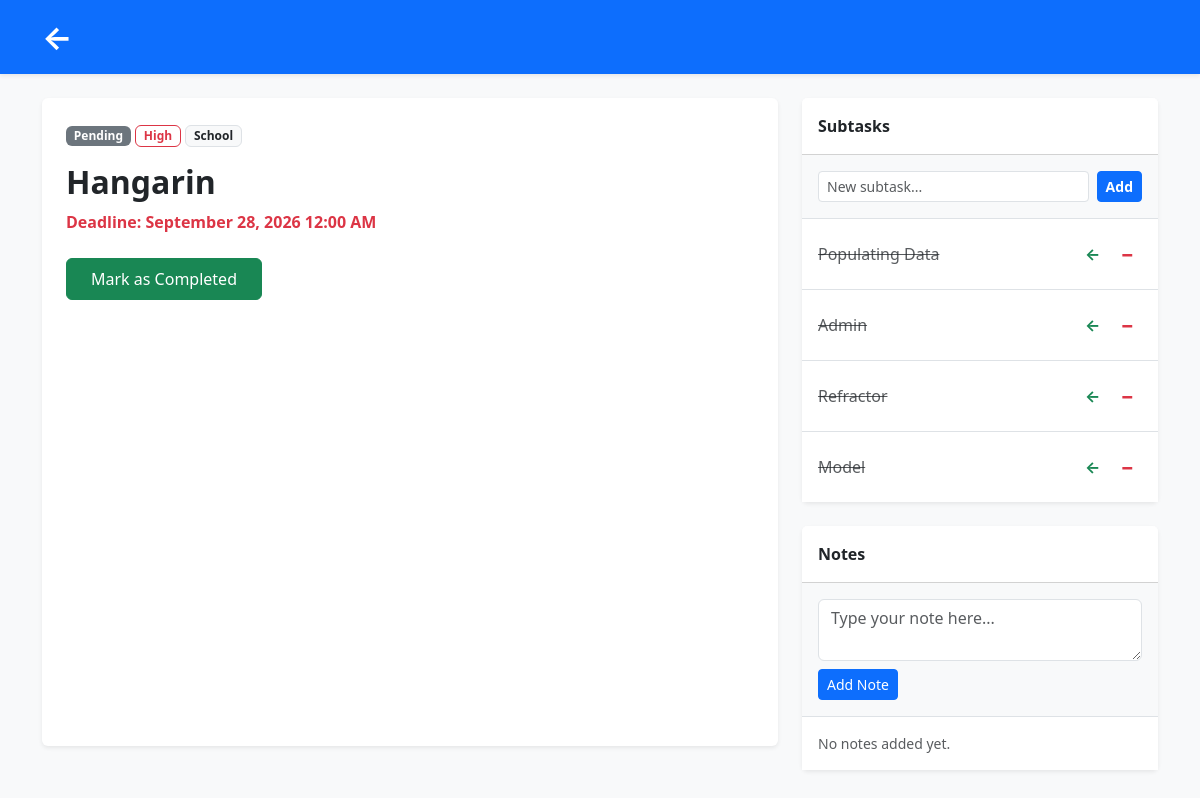
Page /task/14/ (signed in) on the committed database.
### tasks/models.py (models this page shows, shortened)
class BaseModel(models.Model):
    created_at = models.DateTimeField(auto_now_add=True)
    updated_at = models.DateTimeField(auto_now=True)
    class Meta:
        abstract = True

class Task(BaseModel):
    title = models.CharField(max_length=200)
    description = models.TextField()
    deadline = models.DateTimeField()
    status = models.CharField(max_length=50, choices=STATUS_CHOICES, default="Pending")
    category = models.ForeignKey(Category, on_delete=models.CASCADE)
    priority = models.ForeignKey(Priority, on_delete=models.CASCADE)
    user = models.ForeignKey(User, on_delete=models.CASCADE, null=True, blank=True)

class Priority(BaseModel):
    name = models.CharField(max_length=100)
    class Meta:
        verbose_name = "Priority"
        verbose_name_plural = "Priorities"

class Category(BaseModel):
    name = models.CharField(max_length=100)
    class Meta:
        verbose_name = "Category"
        verbose_name_plural = "Categories"

class SubTask(BaseModel):
    parent_task = models.ForeignKey(Task, on_delete=models.CASCADE)
    title = models.CharField(max_length=200)
    status = models.CharField(max_length=50, choices=STATUS_CHOICES, default="Pending")
    is_completed = models.BooleanField(default=False)

### tasks/views.py (the view, shortened to what this page needs)
# urls.py: path('task/<int:pk>/', views.task_detail, name='task_detail'),
@login_required
def task_detail(request, pk):
    task = get_object_or_404(Task, pk=pk, user=request.user)
    note_form = NoteForm()
    subtask_form = SubTaskForm()
    context = {
        'task': task,
        'subtasks': task.subtask_set.all(),
        'notes': task.note_set.all().order_by('-created_at'),
        'note_form': note_form,
        'subtask_form': subtask_form,
    }
    return render(request, 'tasks/task_detail.html', context)

### tasks/forms.py
class NoteForm(forms.ModelForm):
    class Meta:
        model = Note
        fields = ['content']
        widgets = {
            'content': forms.Textarea(attrs={'class': 'form-control', 'rows': 2, 'placeholder': 'Type your note here...'}),
        }

class SubTaskForm(forms.ModelForm):
    class Meta:
        model = SubTask
        fields = ['title']
        widgets = {
            'title': forms.TextInput(attrs={'class': 'form-control form-control-sm', 'placeholder': 'New subtask...'}),
        }

### tasks/templates/tasks/task_detail.html (shortened to what this page needs)
<!DOCTYPE html>
<html lang="en">
<head>
    <link href="https://cdn.jsdelivr.net/npm/bootstrap@5.3.0/dist/css/bootstrap.min.css" rel="stylesheet">
</head>
<body class="bg-light">
    <nav class="navbar navbar-dark bg-primary shadow-sm mb-4">
        <div class="container">
            <a class="navbar-brand fw-bold fs-2" href="{% url 'task_list' %}">&larr;</a>
        </div>
    </nav>
    <div class="container">
        <div class="row">
            <div class="col-lg-8 mb-4">
                <div class="card shadow-sm border-0 h-100">
                    <div class="card-body p-4">
                        <div class="mb-3">
                            <span class="badge bg-secondary">{{ task.status }}</span>
                            <span class="badge border border-danger text-danger">{{ task.priority.name }}</span>
                            <span class="badge bg-light text-dark border">{{ task.category.name }}</span>
                        </div>
                        <h2 class="fw-bold">{{ task.title }}</h2>
                        <p class="text-danger fw-bold mb-4">Deadline: {{ task.deadline|date:"F d, Y h:i A" }}</p>
                        {% if task.status != 'Completed' %}
                        <form action="{% url 'complete_task' task.pk %}" method="POST" class="mt-4">
                            <button type="submit" class="btn btn-success px-4 py-2">
                                Mark as Completed
                            </button>
                        </form>
                        {% endif %}
                    </div>
                </div>
            </div>
            <div class="col-lg-4">
                <div class="card shadow-sm border-0 mb-4">
                    <div class="card-header bg-white fw-bold py-3">
                        Subtasks
                    </div>
                    <div class="card-body bg-light border-bottom p-3">
                        <form method="POST" class="d-flex gap-2">
                            {{ subtask_form.title }}
                            <button type="submit" name="add_subtask" class="btn btn-sm btn-primary fw-bold text-nowrap">Add</button>
                        </form>
                    </div>
                    <div class="card-body p-0">
                        <ul class="list-group list-group-flush">
                            {% for subtask in subtasks %}
                            <li class="list-group-item d-flex justify-content-between align-items-center py-3">
                                <div>
                                    <span class="{% if subtask.is_completed %}text-decoration-line-through text-muted{% endif %}">
                                        {{ subtask.title }}
                                    </span>
                                </div>
                                <div class="text-nowrap">
                                    <form action="{% url 'toggle_subtask' subtask.pk %}" method="POST" class="d-inline">
                                        <button type="submit" class="btn btn-sm btn-outline-success border-0 fw-bold fs-6" title="Toggle Completion">
                                            {% if subtask.is_completed %}&larr;{% else %}&check;{% endif %}
                                        </button>
                                    </form>
                                    <form action="{% url 'subtask_delete' subtask.pk %}" method="POST" class="d-inline" onsubmit="return confirm('Delete this subtask?');">
                                        <button type="submit" class="btn btn-sm btn-outline-danger border-0 fw-bold fs-5" title="Delete Subtask">
                                            &minus;
                                        </button>
                                    </form>
                                </div>
                            </li>
                            {% empty %}
                            <li class="list-group-item text-muted small p-3">No subtasks added yet.</li>
                            {% endfor %}
                        </ul>
                    </div>
                </div>
                <div class="card shadow-sm border-0">
                    <div class="card-header bg-white fw-bold py-3">
                        Notes
                    </div>
                    <div class="card-body bg-light border-bottom p-3">
                        <form method="POST">
                            {{ note_form.content }}
                            <button type="submit" name="add_note" class="btn btn-sm btn-primary mt-2">Add Note</button>
                        </form>
                    </div>
                    <div class="card-body p-0">
                        {% for note in notes %}
                        <div class="p-3 border-bottom bg-white d-flex justify-content-between align-items-start">
                            <div>
                                <small class="text-muted d-block mb-1">{{ note.created_at|date:"M d, Y h:i A" }}</small>
                                <p class="mb-0 small">{{ note.content }}</p>
                            </div>
                            <form action="{% url 'note_delete' note.pk %}" method="POST" class="ms-2" onsubmit="return confirm('Are you sure you want to delete this note?');">
                                {% csrf_token %}
                                <button type="submit" class="btn btn-sm btn-outline-danger border-0" title="Delete Note">
                                    Delete
                                </button>
                            </form>
                        </div>
                        {% empty %}
                        <div class="p-3 text-muted small bg-white">No notes added yet.</div>
                        {% endfor %}
                    </div>
                </div>
            </div>
        </div>
    </div>
</body>
</html>

### rows in the picture
Task: status "Pending", priority.name "High", category.name "School", title "Hangarin", deadline "September 28, 2026 12:00 AM"
SubTask: title "Populating Data"
SubTask: title "Admin"
SubTask: title "Refractor"
SubTask: title "Model"
